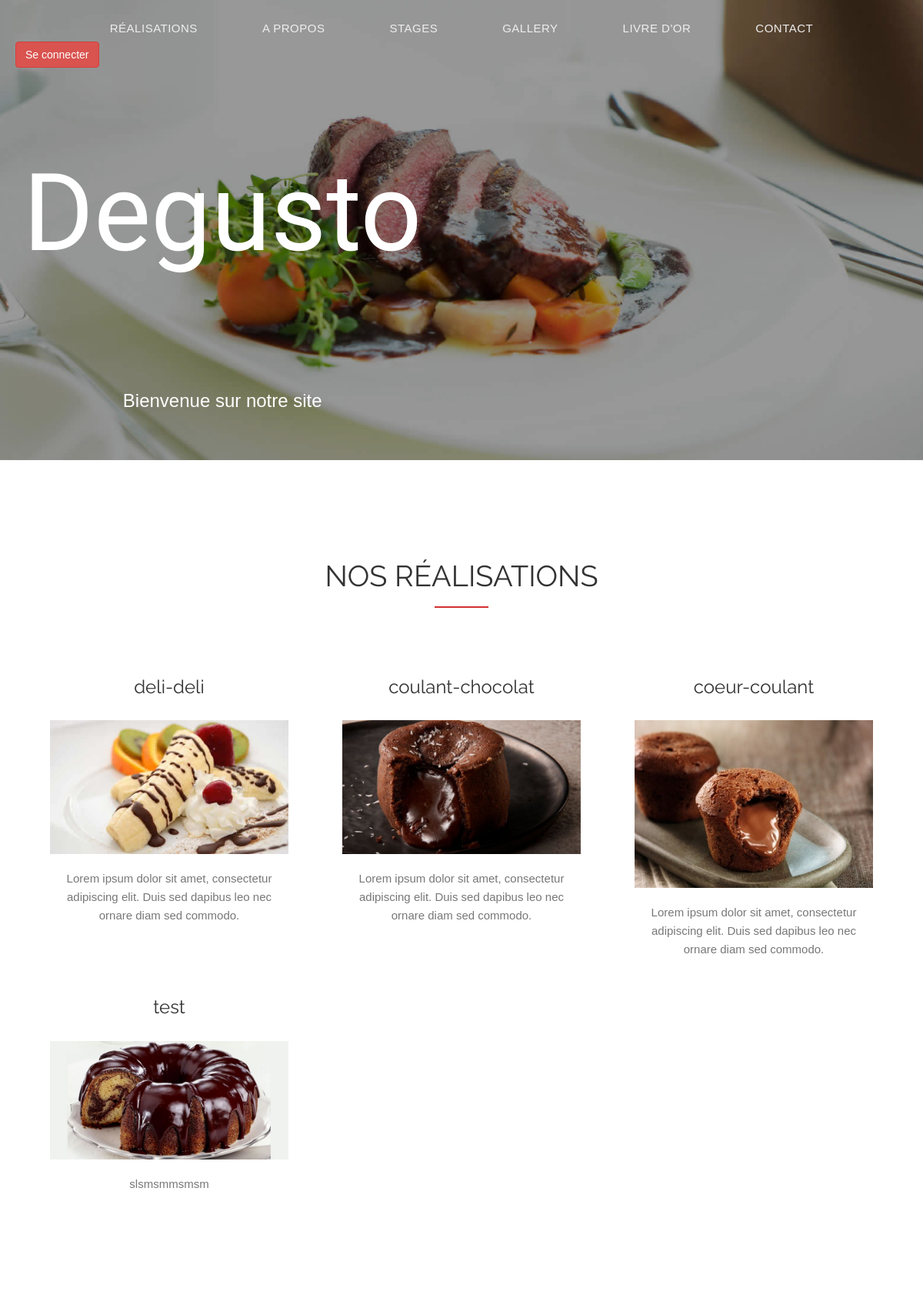
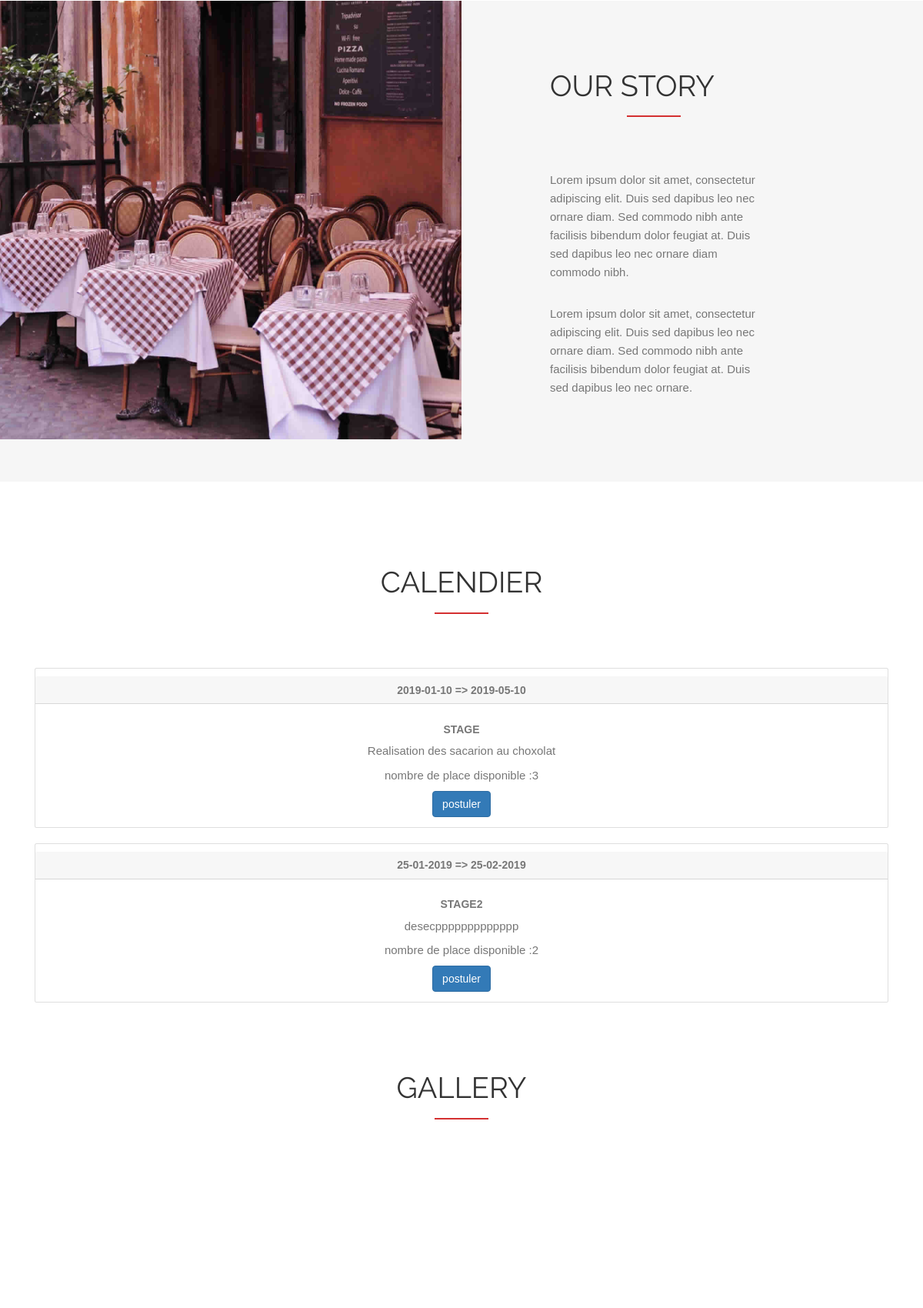
The page / (upper part) on the database its author committed (2 pictures, top to bottom).
### tables this page shows
CREATE TABLE `realisation` (
  `id` int(11) NOT NULL,
  `nom` varchar(255) NOT NULL,
  `description` text NOT NULL,
  `photo` varchar(255) NOT NULL,
  `prix` varchar(255) NOT NULL
);

CREATE TABLE `stage` (
  `id` int(255) NOT NULL,
  `theme` varchar(500) NOT NULL,
  `debut` varchar(255) NOT NULL,
  `fin` varchar(255) NOT NULL,
  `description` text NOT NULL,
  `nbplace` int(255) NOT NULL
);

### realisation.php (the view)
<?php
        require 'connexion.php';
        $sql='SELECT * FROM realisation';
        $stmt=$bdd->prepare($sql);
        $stmt->execute();
        $realisations= $stmt->fetchAll(PDO::FETCH_OBJ);
?>
<div id="features" class="text-center">
  <div class="container">
        <div class="section-title">
          <h2>Nos Réalisations</h2>
        </div>
        <div class="row">
           <?php foreach ($realisations as $real) : ?>
              <div class="col-xs-12 col-sm-4">
                <div class="features-item">
                  <h3> <?=$real->nom ;?> </h3>
                  <img src="img/specials/<?=$real->photo; ?>" class="img-responsive" alt="">
                  <p><?=$real->description ;?></p>
                </div>
              </div>
            <?php endforeach ;?>
      </div>
  </div>
</div>

### stages.php (shortened to what this page needs)
<div id="restaurant-menu">
 <div class="container">
        <div class="section-title text-center">
       <h2>calendier</h2>
      </div>
          <?php
            require('connexion.php');
            $reponse = $bdd->query('SELECT * FROM stage WHERE nbplace >0');
            while ($donnees = $reponse->fetch())
           { ?>
             <div class='card text-center'>
              <?php
                echo "<h5 class='card-header'>".$donnees["debut"] ." => ".$donnees["fin"]."</h5>";
                echo  "<div class='card-body'>";
                  echo  "<h5 class='card-title'>".$donnees["theme"]."</h5>";
                  echo  "<p class='card-text'>".$donnees["description"]."</p>";
                  echo  "<p class='card-text'> nombre de place disponible :".$donnees["nbplace"]."</p>";
                  echo "<a href='inscription.php?idstage=".$donnees["id"]."'class='btn btn-primary'> postuler </a>";
                echo "</div>";
              ?></div>
           <?php } ?>
    </div>
</div>

### css/style.css (style rules this page uses)
body, html { font-family: 'Open Sans', serif; text-rendering: optimizeLegibility !important; -webkit-font-smoothing: antialiased !important; color: #777; font-weight: 400; width: 100% !important; height: 100% !important; }
h1, h2, h3, h4 { font-family: 'Raleway', sans-serif; }
h2 { font-weight: 400; font-size: 38px; color: #333; text-transform: uppercase; position: relative; margin-top: 10px; margin-bottom: 15px; padding-bottom: 20px; }
h2::after { position: absolute; content: ""; background: #d43031; height: 2px; width: 70px; bottom: 0; margin-left: -35px; left: 50%; }
h3 { font-size: 24px; font-weight: 400; color: #333; }
h5 { text-transform: uppercase; font-weight: 700; line-height: 20px; }
p { font-size: 15px; }
a { color: #8eb640; }
.section-title { margin-bottom: 70px; }
#features { padding: 120px 0; }
#features .features-item { margin: 0 20px; }
#features img { margin: 30px auto 20px; }
#features p { line-height: 24px; margin: 15px 0 30px; }
#restaurant-menu { padding: 100px 0 60px 0; }

### css/slideshow.css (style rules this page uses)
body { font-family: Verdana, sans-serif; }
img { vertical-align: middle; }

### rows shown on the page
realisation: nom "deli-deli", photo (picture), description "Lorem ipsum dolor sit amet, consectetur adipiscing elit. Duis sed dapibus leo nec ornare diam sed commodo."
realisation: nom "coulant-chocolat", photo (picture), description "Lorem ipsum dolor sit amet, consectetur adipiscing elit. Duis sed dapibus leo nec ornare diam sed commodo."
realisation: nom "coeur-coulant", photo (picture), description "Lorem ipsum dolor sit amet, consectetur adipiscing elit. Duis sed dapibus leo nec ornare diam sed commodo."
realisation: nom "test", photo (picture), description "slsmsmmsmsm"
stage: debut "2019-01-10", fin "2019-05-10", theme "STAGE", description "Realisation des sacarion au choxolat", nbplace "3"
stage: debut "25-01-2019", fin "25-02-2019", theme "STAGE2", description "desecppppppppppppp", nbplace "2"
